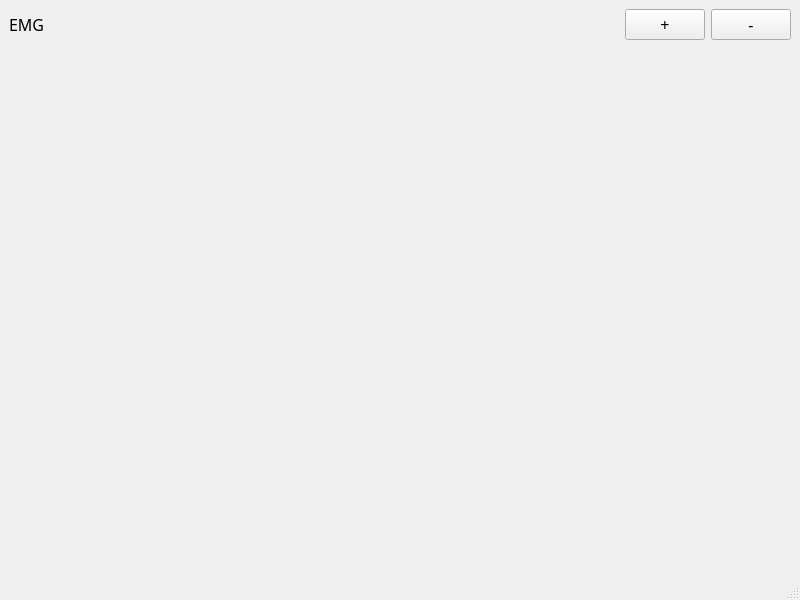
<?xml version="1.0" encoding="UTF-8"?>
<ui version="4.0">
 <class>MainWindow</class>
 <widget class="QMainWindow" name="MainWindow">
  <property name="geometry">
   <rect>
    <x>0</x>
    <y>0</y>
    <width>800</width>
    <height>600</height>
   </rect>
  </property>
  <property name="font">
   <font>
    <family>Adobe Heiti Std</family>
   </font>
  </property>
  <property name="windowTitle">
   <string>MainWindow</string>
  </property>
  <widget class="QWidget" name="centralwidget">
   <layout class="QVBoxLayout" name="verticalLayout" stretch="0,1">
    <item>
     <layout class="QHBoxLayout" name="horizontalLayout_2">
      <item>
       <widget class="QLabel" name="label">
        <property name="font">
         <font>
          <family>Adobe Heiti Std</family>
          <pointsize>12</pointsize>
         </font>
        </property>
        <property name="text">
         <string>EMG</string>
        </property>
       </widget>
      </item>
      <item>
       <spacer name="horizontalSpacer">
        <property name="orientation">
         <enum>Qt::Horizontal</enum>
        </property>
        <property name="sizeHint" stdset="0">
         <size>
          <width>238</width>
          <height>20</height>
         </size>
        </property>
       </spacer>
      </item>
      <item>
       <widget class="QPushButton" name="plusButton">
        <property name="font">
         <font>
          <family>Adobe Heiti Std</family>
          <pointsize>12</pointsize>
         </font>
        </property>
        <property name="text">
         <string>+</string>
        </property>
       </widget>
      </item>
      <item>
       <widget class="QPushButton" name="minusButton">
        <property name="font">
         <font>
          <family>Adobe Heiti Std</family>
          <pointsize>12</pointsize>
         </font>
        </property>
        <property name="text">
         <string>-</string>
        </property>
       </widget>
      </item>
     </layout>
    </item>
    <item>
     <layout class="QHBoxLayout" name="EMGLayout"/>
    </item>
   </layout>
  </widget>
  <widget class="QStatusBar" name="statusbar"/>
 </widget>
 <resources/>
 <connections/>
</ui>
